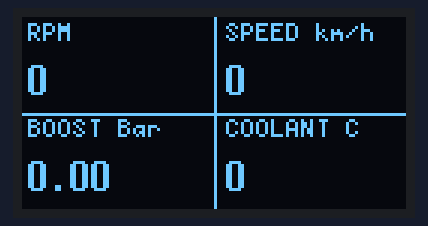
A sketch run on a simulated Arduino Nano, built with avr-gcc and run on an emulated ATmega328P. On the bench: 128×64 one-colour display.

Above: at 1.6 s.

The sketch:

beautiful_mfd.ino
```cpp
// ==========================================================================
// VAG BEAUTIFUL MFD - ISO-TP FLOW CONTROL (UDS)
// Arduino Nano + MCP2515 (8 MHz, 500 kbps) + SSD1306 128x64 SPI
// ==========================================================================

#include <SPI.h>
#include <mcp2515.h>
#include <U8g2lib.h>
#include <stdlib.h>

// ---------- PIN TANIMLARI ----------
#define PIN_CAN_CS    10
#define PIN_CAN_INT    2
#define PIN_OLED_CS    9
#define PIN_OLED_DC    8
#define PIN_OLED_RES   7

// ---------- UDS PROTOKOL AYARLARI ----------
#define ECU_TX_ID     0x7E0
#define ECU_RX_ID     0x7E8
#define TIMEOUT_MS    300

MCP2515 can(PIN_CAN_CS);
U8G2_SSD1306_128X64_NONAME_1_4W_HW_SPI u8g2(U8G2_R0, PIN_OLED_CS, PIN_OLED_DC, PIN_OLED_RES);

#define MAX_PAYLOAD 32
uint8_t rxBuffer[MAX_PAYLOAD];
uint16_t rxLen = 0;

void clearCanBuffer() {
  struct can_frame dummy;
  while (can.readMessage(&dummy) == MCP2515::ERROR_OK);
}

// --------------------------------------------------------------------------
// ISO-TP FLOW CONTROL DESTEKLİ UDS YANIT BEKLEYİCİ
// --------------------------------------------------------------------------
bool waitUDSResponse(uint16_t reqId, uint16_t resId, uint8_t expectedSvc, uint16_t expectedDid, uint8_t* outBuf, uint16_t maxLen, uint16_t* outLen, bool* negOut) {
  unsigned long t0 = millis();
  struct can_frame f;
  uint16_t currentLen = 0;
  uint16_t totalLen = 0;
  uint8_t expectedSeq = 1;

  while ((millis() - t0) < TIMEOUT_MS) {
    if (can.readMessage(&f) != MCP2515::ERROR_OK) continue;
    if (f.can_id != resId) continue;

    uint8_t pciType = f.data[0] & 0xF0;

    if (pciType == 0x00) { // SF
      uint8_t sfLen = f.data[0] & 0x0F;
      if (f.data[1] == 0x7F && f.data[2] == (expectedSvc - 0x40)) { *negOut = true; return true; }
      if (f.data[1] == expectedSvc) {
        uint16_t resDid = ((uint16_t)f.data[2] << 8) | f.data[3];
        if (resDid == expectedDid) {
          *negOut = false;
          currentLen = sfLen - 3;
          if (currentLen > maxLen) currentLen = maxLen;
          for (uint16_t i = 0; i < currentLen; i++) outBuf[i] = f.data[4 + i];
          *outLen = currentLen;
          return true;
        }
      }
    }
    else if (pciType == 0x10) { // FF
      totalLen = (((uint16_t)(f.data[0] & 0x0F)) << 8) | f.data[1];
      if (f.data[2] == expectedSvc) {
        uint16_t resDid = ((uint16_t)f.data[3] << 8) | f.data[4];
        if (resDid == expectedDid) {
          *negOut = false;
          for (uint8_t i = 0; i < 3; i++) {
            if (currentLen < maxLen) outBuf[currentLen++] = f.data[5 + i];
          }
          struct can_frame fc;
          fc.can_id = reqId; fc.can_dlc = 8;
          fc.data[0] = 0x30; fc.data[1] = 0x00; fc.data[2] = 0x00;
          for(int i = 3; i < 8; i++) fc.data[i] = 0x55;
          can.sendMessage(&fc);
          t0 = millis();
        }
      }
    }
    else if (pciType == 0x20) { // CF
      uint8_t seq = f.data[0] & 0x0F;
      if (seq == expectedSeq) {
        expectedSeq = (expectedSeq + 1) & 0x0F;
        for (uint8_t i = 1; i < 8; i++) {
          if (currentLen < (totalLen - 3) && currentLen < maxLen) outBuf[currentLen++] = f.data[i];
        }
        if (currentLen >= (totalLen - 3) || currentLen >= maxLen) {
          *outLen = currentLen; return true;
        }
        t0 = millis();
      }
    }
  }
  return false;
}

bool readDID(uint16_t did, uint32_t* outVal) {
  clearCanBuffer();
  struct can_frame f;
  f.can_id = ECU_TX_ID;
  f.can_dlc = 8;
  f.data[0] = 0x03; // SF, 3 bytes
  f.data[1] = 0x22;
  f.data[2] = (did >> 8) & 0xFF;
  f.data[3] = did & 0xFF;
  for(int i=4; i<8; i++) f.data[i] = 0x55;
  can.sendMessage(&f);

  bool neg = false;
  rxLen = 0;
  if (waitUDSResponse(ECU_TX_ID, ECU_RX_ID, 0x62, did, rxBuffer, MAX_PAYLOAD, &rxLen, &neg) && !neg) {
    if (rxLen == 1) *outVal = rxBuffer[0];
    else if (rxLen == 2) *outVal = ((uint16_t)rxBuffer[0] << 8) | rxBuffer[1];
    else if (rxLen >= 4) *outVal = ((uint32_t)rxBuffer[0] << 24) | ((uint32_t)rxBuffer[1] << 16) | ((uint32_t)rxBuffer[2] << 8) | rxBuffer[3];
    return true;
  }
  return false;
}

// --------------------------------------------------------------------------
// MFD ÇİZİM VE DEĞİŞKENLER
// --------------------------------------------------------------------------
float valRPM = 0, valSpeed = 0, valBoost = 0, valCoolant = 0;
char strBuf[16];

void updateScreen() {
  u8g2.firstPage();
  do {
    // Arayüzü dörde bölüyoruz:
    // Sol Üst: Devir, Sağ Üst: Hız
    // Sol Alt: Boost, Sağ Alt: Su Sıcaklığı

    // Ayırıcı çizgiler
    u8g2.drawVLine(64, 0, 64);
    u8g2.drawHLine(0, 32, 128);

    // --- SOL ÜST: RPM ---
    u8g2.setFont(u8g2_font_5x7_tf);
    u8g2.drawStr(2, 8, "RPM");
    u8g2.setFont(u8g2_font_7x14B_tf);
    dtostrf(valRPM, 1, 0, strBuf);
    u8g2.drawStr(2, 26, strBuf);

    // --- SAĞ ÜST: HIZ ---
    u8g2.setFont(u8g2_font_5x7_tf);
    u8g2.drawStr(68, 8, "SPEED km/h");
    u8g2.setFont(u8g2_font_7x14B_tf);
    dtostrf(valSpeed, 1, 0, strBuf);
    u8g2.drawStr(68, 26, strBuf);

    // --- SOL ALT: BOOST ---
    u8g2.setFont(u8g2_font_5x7_tf);
    u8g2.drawStr(2, 40, "BOOST Bar");
    u8g2.setFont(u8g2_font_7x14B_tf);
    dtostrf(valBoost, 1, 2, strBuf);
    u8g2.drawStr(2, 58, strBuf);

    // --- SAĞ ALT: COOLANT ---
    u8g2.setFont(u8g2_font_5x7_tf);
    u8g2.drawStr(68, 40, "COOLANT C");
    u8g2.setFont(u8g2_font_7x14B_tf);
    dtostrf(valCoolant, 1, 0, strBuf);
    u8g2.drawStr(68, 58, strBuf);

  } while(u8g2.nextPage());
}

void setup() {
  u8g2.begin();
  can.reset();
  can.setBitrate(CAN_500KBPS, MCP_8MHZ);
  can.setNormalMode();
}

void loop() {
  uint32_t raw;

  // DIDs for demonstration (These might need adjustment based on exact CLHA ECU formulas)
  // Devir (RPM) DID: 0xF40C (Genelde VAG standart)
  if (readDID(0xF40C, &raw)) valRPM = raw / 4.0; // Standart OBD RPM formülü

  // Hız (Speed) DID: 0xF40D
  if (readDID(0xF40D, &raw)) valSpeed = raw;

  // Boost (MAP) DID: 0x181A (Kullanıcının gönderdiği koddan)
  if (readDID(0x181A, &raw)) valBoost = (raw * 0.25f) / 1000.0f;

  // Coolant DID: 0xF405 (Kullanıcının gönderdiği koddan)
  if (readDID(0xF405, &raw)) valCoolant = (float)((uint8_t)raw) - 40.0f;

  updateScreen();
  delay(100); // 10 FPS tazeleme hızı
}
```
